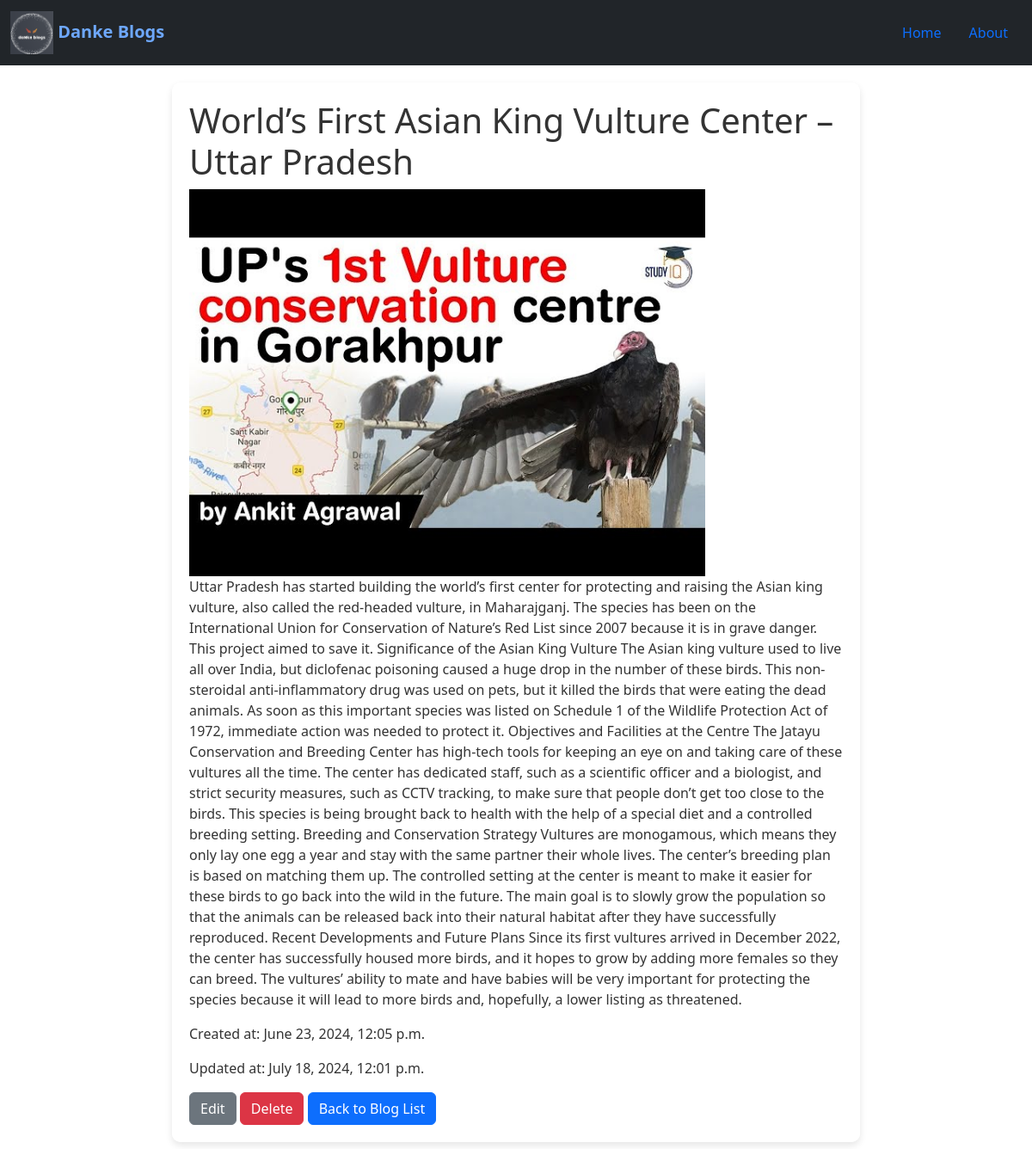
The page /blog/6/ on the database its author committed.
### blogs/models.py (models this page shows, shortened)
class Blog(models.Model):
    b_title = models.CharField(max_length=255)
    a_name = models.CharField(max_length=50)
    b_image=models.ImageField(upload_to='blog_image',default="default.jpg")
    b_content=models.TextField(default='')
    pub_on = models.DateTimeField(auto_now_add=True)
    update_on = models.DateTimeField(auto_now=True)

### blogs/views.py (the view)
# urls.py: path("blog/<int:pk>/", BlogDetailView.as_view(), name="blogdetail"),
class BlogDetailView(DetailView):
    model = Blog
    template_name = "blogdetail.html"
    context_object_name = "blog"

### templates/blogdetail.html (shortened to what this page needs)
{% extends 'base.html' %}
{% block body_class %}background{% endblock %}
{% block content %}
<div class="content-container">
<h1>{{ blog.b_title }}</h1>
{% if blog.b_image %}
    <img src="{{ blog.b_image.url }}" alt="..." style="max-width: 600px;">
{% endif %}
<p>{{ blog.b_content }}</p>
<p>Created at: {{ blog.pub_on }}</p>
<p>Updated at: {{ blog.update_on }}</p>
<a href="{% url 'blogupdate' pk=blog.pk %}" class="btn btn-secondary">Edit</a>
<a href="{% url 'blogdelete' pk=blog.pk %}" class="btn btn-danger">Delete</a>
<a href="{% url 'bloglist' %}" class="btn btn-primary">Back to Blog List</a>
</div>
{% endblock %}

### static/css/blogstyle.css (style rules this page uses)
.background { background-image: url(../images/b_bg.jpg); background-size: cover; background-repeat: no-repeat; background-attachment: fixed; background-position: center; height: 100%; }

### static/css/detail.css (style rules this page uses)
.content-container { background-color: rgba(255, 255, 255, 0.9); padding: 20px; border-radius: 10px; box-shadow: 0 4px 8px rgba(0, 0, 0, 0.1); max-width: 800px; margin: 20px auto; }
.content-container h1,p,a { color: #333333; }

### rows shown on the page
Blog: b_title "World’s First Asian King Vulture Center – Uttar Pradesh", b_image (picture), b_content "Uttar Pradesh has started building the world’s first center for protecting and raising the Asian king vulture, also called the red-headed vulture, in Maharajganj. The species has been on the International Union for Conservation of Nature’s Red List since 2007 because it is in grave danger. This project aimed to save it. Significance of the Asian King Vulture The Asian king vulture used to live all over India, but diclofenac poisoning caused a huge drop in the number of these birds. This non-steroidal anti-inflammatory drug was used on pets, but it killed the birds that were eating the dead animals. As soon as this important species was listed on Schedule 1 of the Wildlife Protection Act of…", pub_on "June 23, 2024, 12:05 p.m.", update_on "July 18, 2024, 12:01 p.m."
